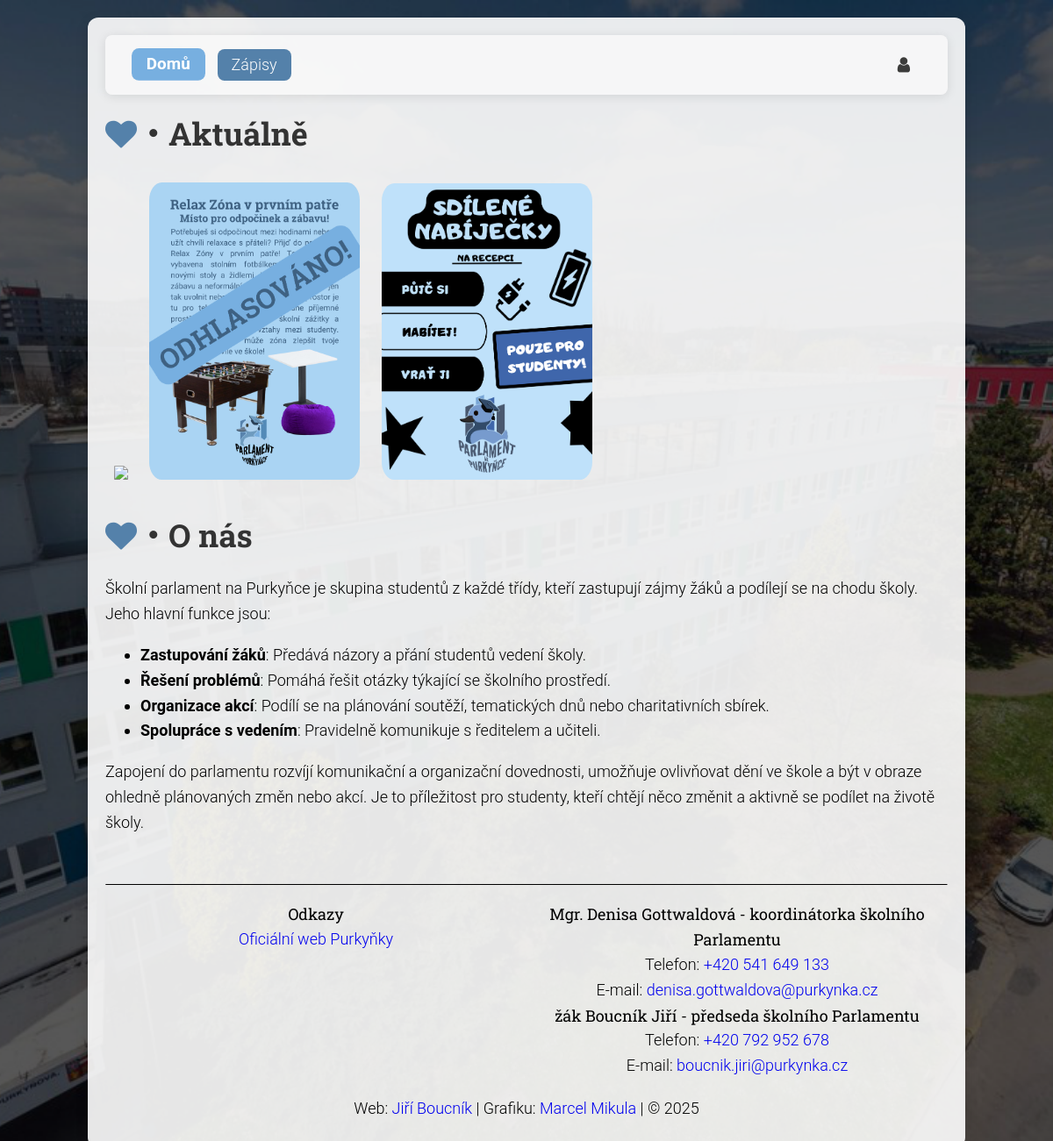
Before: / with the older database file.
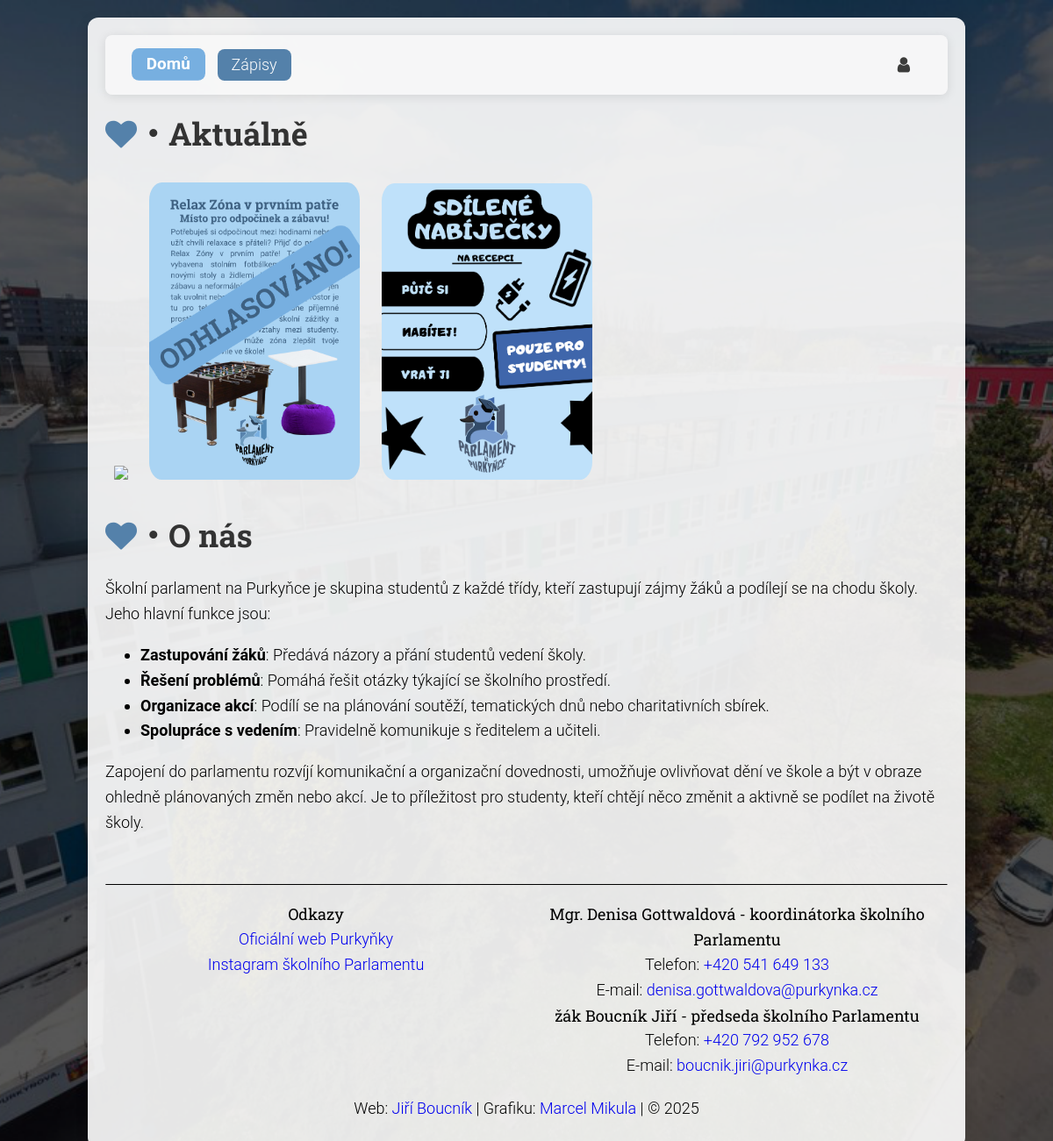
After: the same page with the newer database file.
### tables this page shows
CREATE TABLE IF NOT EXISTS `other_alba_rosa_parlament` (
  `idother_parlament` int(11) NOT NULL,
  `text` longtext DEFAULT NULL,
  `active` int(11) NOT NULL DEFAULT 1
);

### index.php (the view, shortened to what this page needs)
<!DOCTYPE html>
<html lang="en">
<head>
    <link rel="stylesheet" href="https://cdnjs.cloudflare.com/ajax/libs/font-awesome/4.7.0/css/font-awesome.min.css">
    <link rel="stylesheet" href="./assets/css/style.css">
</head>
<body>
    <div id="calendar">
        <nav>
            <div class="user-icon" onclick="toggleUserMenu(event)">
                <?php if (!empty($username_parlament)) { ?>
                    <i class="fa fa-user" style="color: #5481aa;"></i>
                <?php } else { ?>
                    <i class="fa fa-user" style="color: #3C3C3B;"></i>
                <?php } ?>
            </div>
            <div class="nav-links">
                <a href="./" class="active">Domů</a>
                <a href="./notes">Zápisy</a>
            </div>
        </nav>
        <?php
        $query = "SELECT * FROM other_alba_rosa_parlament WHERE idother_parlament = 2";
        $result = mysqli_query($conn, $query);
        if ($result) {
            $row = mysqli_fetch_assoc($result);
            if ($row['active'] == 1) {
                $text = ob_get_clean();
                echo $text;
            } else {
            }
        } else {
            echo 'Chyba při získávání dat z databáze: ' . mysqli_error($conn);
        }
        ?>
        <div class="table-heading">
            <h2> <i class="fa fa-heart blue"></i>・O nás </h2>
        </div>
        <p>
            Školní parlament na Purkyňce je skupina studentů z každé třídy, kteří zastupují zájmy žáků a
            podílejí se
            na chodu školy. Jeho hlavní funkce jsou:<br>
        <ul>
            <li><b>Zastupování žáků</b>: Předává názory a přání studentů vedení školy.</li>
            <li><b>Řešení problémů</b>: Pomáhá řešit otázky týkající se školního prostředí.</li>
            <li> <b>Organizace akcí</b>: Podílí se na plánování soutěží, tematických dnů nebo charitativních
                sbírek.</li>
            <li> <b>Spolupráce s vedením</b>: Pravidelně komunikuje s ředitelem a učiteli.</li>
        </ul>
        Zapojení do parlamentu rozvíjí komunikační a organizační dovednosti, umožňuje ovlivňovat dění ve škole a
        být v obraze ohledně plánovaných změn nebo akcí. Je to příležitost pro studenty, kteří chtějí něco
        změnit a aktivně se podílet na životě školy.
        </p><br>
        <?php
        $query = "SELECT text FROM other_alba_rosa_parlament WHERE idother_parlament = 1";
        $result = mysqli_query($conn, $query);
        if ($result) {
            $row = mysqli_fetch_assoc($result);
            $text = $row['text'];
            echo "$text";
        } else {
            echo 'Chyba při získávání dat z databáze: ' . mysqli_error($conn);
        }
        ?>
    </div>
</body>
</html>

### assets/css/style.css (style rules this page uses)
body { display: flex; justify-content: center; min-height: 100vh; margin: 0; font-family: "Roboto", Calibri, sans-serif; font-weight: 300; position: relative; font-size: 18px; line-height: 1.6; }
a { text-decoration: none; }
h1, h2 { font-family: "Roboto Slab", Calibri, sans-serif; font-weight: 700; padding: 0; margin: 0 0 1rem 0; }
h3, h4, h5, h6 { font-family: "Roboto Slab", Calibri, sans-serif; font-weight: 400; padding: 0; margin: 0; }
body::before { content: ""; top: 0; left: 0; width: 100%; height: 100%; background-image: url("../img/background.png"); background-size: cover; background-position: center; z-index: -1; position: fixed; }
nav { display: flex; justify-content: space-between; align-items: center; padding: 1rem 2rem; background-color: rgba( 249, 249, 249, 0.9 ); color: black; border-radius: 8px; position: relative; box-shadow: 0 2px 12px rgba(0, 0, 0, 0.1); width: 100%; box-sizing: border-box; }
.nav-links { display: flex; gap: 1rem; }
.nav-links a { color: #ffffff; text-decoration: none; padding: 0.2rem 1rem; background-color: #5481aa; border-radius: 8px; transition: background-color 0.3s ease, transform 0.2s ease; }
.nav-links a.active, .mobile-menu a.active { background-color: #77afe0; transform: scale(1.05); font-weight: bold; color: #fff; }
.user-icon, .hamburger { cursor: pointer; display: flex; justify-content: center; align-items: center; z-index: 10; }
.user-icon { width: 36px; height: 36px; border-radius: 50%; display: flex; align-items: center; justify-content: center; color: #fff; font-size: 20px; }
@media (min-width: 769px) { .user-icon { order: 1; } }
@media (min-width: 769px) { .nav-links { order: 0; } }
.blue { color: #5481aa; }
#calendar { width: 80%; background-color: rgba(255, 255, 255, 0.9); padding: 20px; border-radius: 12px; box-shadow: 0 4px 15px rgba(0, 0, 0, 0.1); margin: 20px auto; height: 20%; overflow: hidden; }
a { word-wrap: break-word; overflow-wrap: break-word; max-width: 100%; }
.table-heading { font-size: 24px; color: #333; margin: 1rem 0; }
#footer-text { opacity: 1; }
#responsive-image { width: 25%; margin: 10px; border-radius: 6%; }

Changed rows visible on the page:
changed other_alba_rosa_parlament: text "Odkazy Oficiální web Purkyňky Mgr. Denisa Gottwaldová -…" → "Odkazy Oficiální web Purkyňky Instagram školního Parlamentu Mgr. Denisa Gottwaldová -…"
